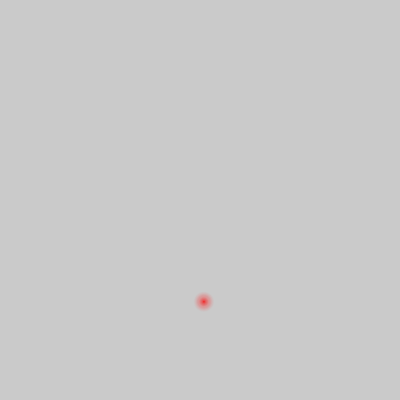
Frame 1 (no input)
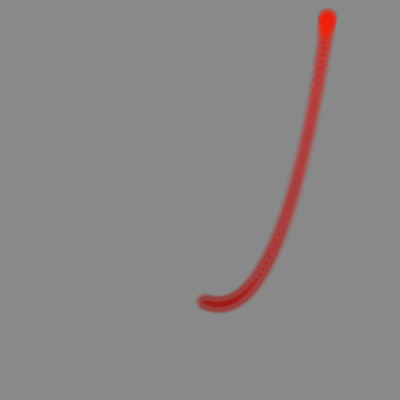
Frame 60 (the mouse pressed at the canvas centre just before this capture)
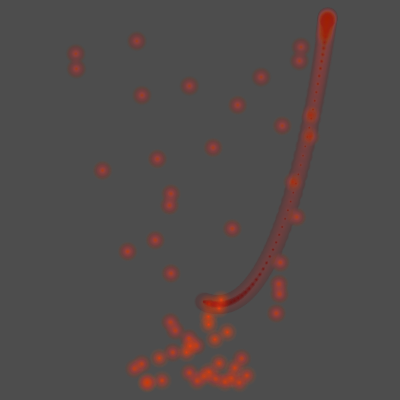
Frame 120 (the mouse held since frame 60 and released just before this capture)

The Processing sketch that drew these frames (run headless with seeded random() and noise(); from frame 60 on, the mouse is pressed at the canvas centre):

// Processing sketch: processing_3111
// ── processing_3111.pde



float size = size=.7, x=0, y=0, theta=0,dec=.8,inc=1,velx,vely, po=1;

void setup(){

  size(400,400);
  ellipseMode(CENTER);
  colorMode(HSB,255,255,255,255);
  noStroke();
  smooth();
  noiseDetail(14);
}

void draw(){
fill(0,0,0,2);
rect(-5,-5,width+5,height+5);
theta+=.02;
x= (sin(theta*po)*((width/2-10)*cos(theta)+width/2))*.5+width/2;
y= (cos(theta*3)*((height/2-10)*sin(theta)+height/2))*.5+height/2;
for(int i=1; i<30; i++){
  fill(255*sin(radians(theta)),255,255,122/i);
  ellipse(x,y,size*i,size*i);
}
if(mousePressed){
  po = random(1,4);
}
}
